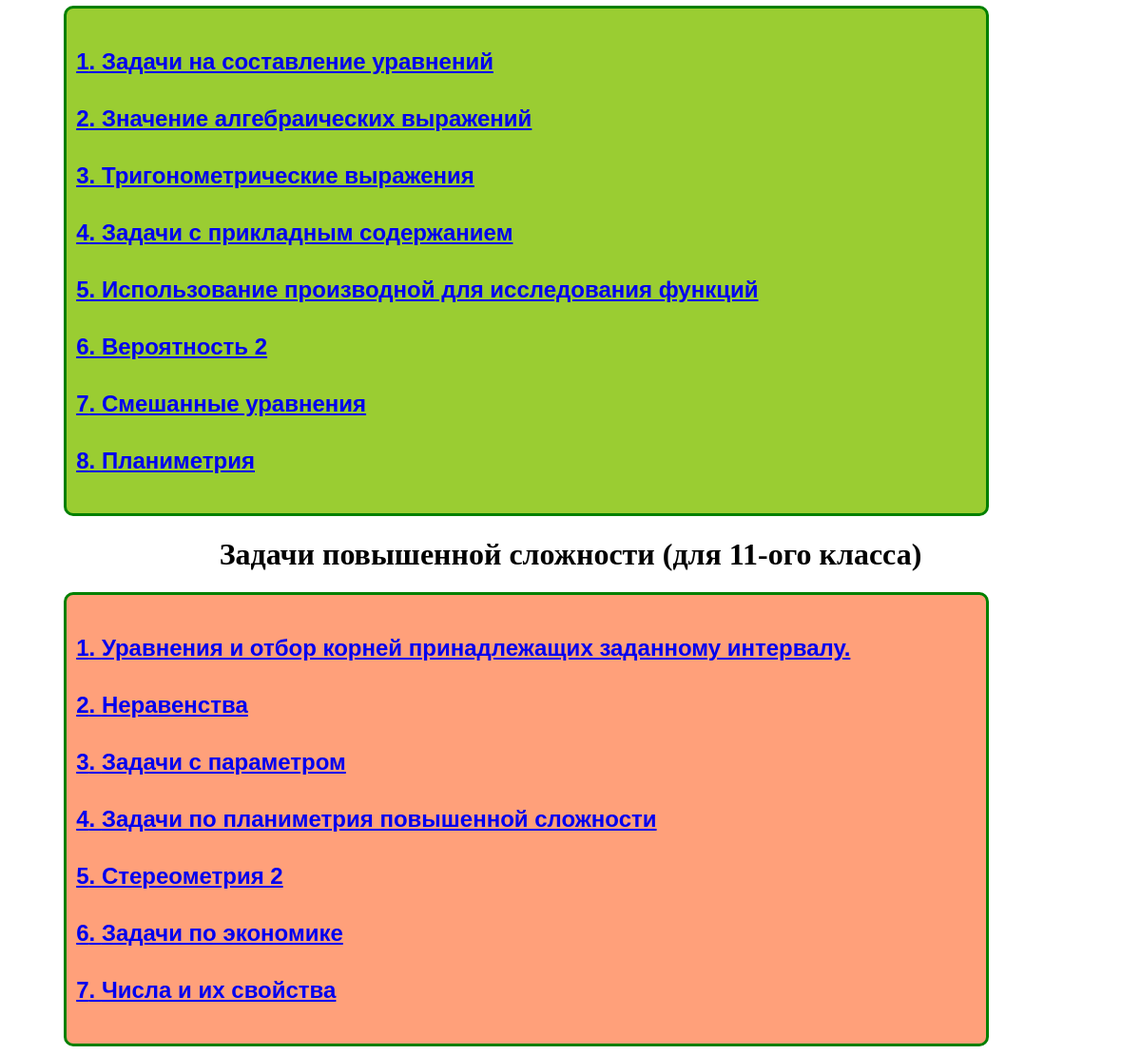
The app's page / (lower part), older data.
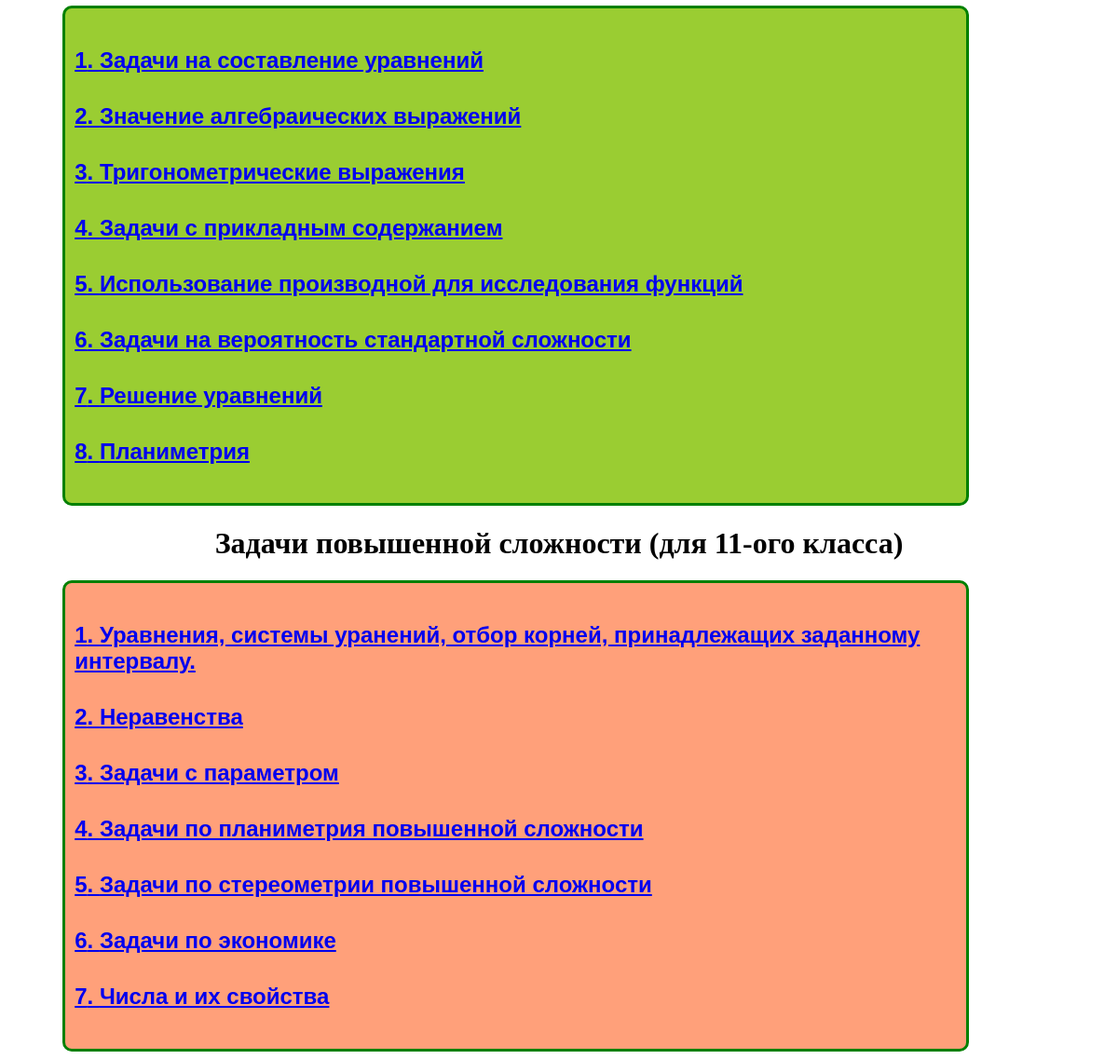
The same page, newer data.
### main/models.py (models this page shows, shortened)
class Topic(models.Model):
    name_topic = models.CharField(max_length=200, db_index=True)
    number_in_order = models.IntegerField(default=0)
    mett = models.IntegerField(default=0)
    tip_top = models.IntegerField(blank=True, null=True, default=0)

### main/views.py (the view)
# urls.py: path('', views.index, name='home'),
def index(request):
    if "DESKTOP" in socket.gethostname():
       form_nopor()
    m = nclass(request)
    mm = int(m)
    topp1 = Topic.objects.filter(tip_top=1, mett__lte=mm).order_by("number_in_order")
    topp2 = Topic.objects.filter(tip_top=2, mett__lte=mm).order_by("number_in_order")
    topp3 = Topic.objects.filter(tip_top=3, mett__lte=mm).order_by("number_in_order")
    context = {
        'mm': mm,
        'topp1': topp1,
        'topp2': topp2,
        'topp3': topp3
        }
    return render(request, 'main/index.html', context=context)

### main/views.py (called while the page is built)
def nclass(request):
    u = str(request)
    k = u.find('_class=')
    m = '11'
    if k > 0:
        m = u[k + 7:k + 8]
        if m == '1':
            m = u[k + 7:k + 9]
    return m

### main/templates/main/index.html (shortened to what this page needs)
<!doctype html>
<html lang="en">
<head>
</head>
<body>
<div class="px_l" style="background-color: YellowGreen">
 {% for t in topp2 %}
   {%if mm == 11 %}
    <a  href="{% url 'probls' t.pk %}?school_class=11">
      <h4 align="left">  {{forloop.counter}}. {{t.name_topic}}</h4>
     </a>
  {%endif%}
  {%endfor%}
</div>
 <h1 align="center"> Задачи повышенной сложности (для {{mm}}-ого класса)</h1>
<div class="px_l" style="background-color: LightSalmon">
 {% for t in topp3 %}
   {%if mm == 11 %}
    <a  href="{% url 'probls' t.pk %}?school_class=11">
      <h4 align="left">  {{forloop.counter}}. {{t.name_topic}}</h4>
     </a>
  {%endif%}
  {%endfor%}
</div>
</body>
</html>

### main/templates/main/index.html (style rules this page uses)
.px_l { padding: 10px; width: 80%; font-size:24px; background-color: white; margin-left: 5%; border: 3px solid green; border-radius: 10px; font-family: "Goudy Bookletter 1911", sans-serif; }

Row changes from the older to the newer data that the page shows:
changed Topic: name_topic "Вероятность 2" → "Задачи на вероятность стандартной сложности"
changed Topic: name_topic "Смешанные уравнения" → "Решение уравнений"
changed Topic: name_topic "Уравнения и отбор корней принадлежащих заданному интервалу." → "Уравнения, системы уранений, отбор корней, принадлежащих заданному интервалу."
changed Topic: name_topic "Стереометрия 2" → "Задачи по стереометрии повышенной сложности"
